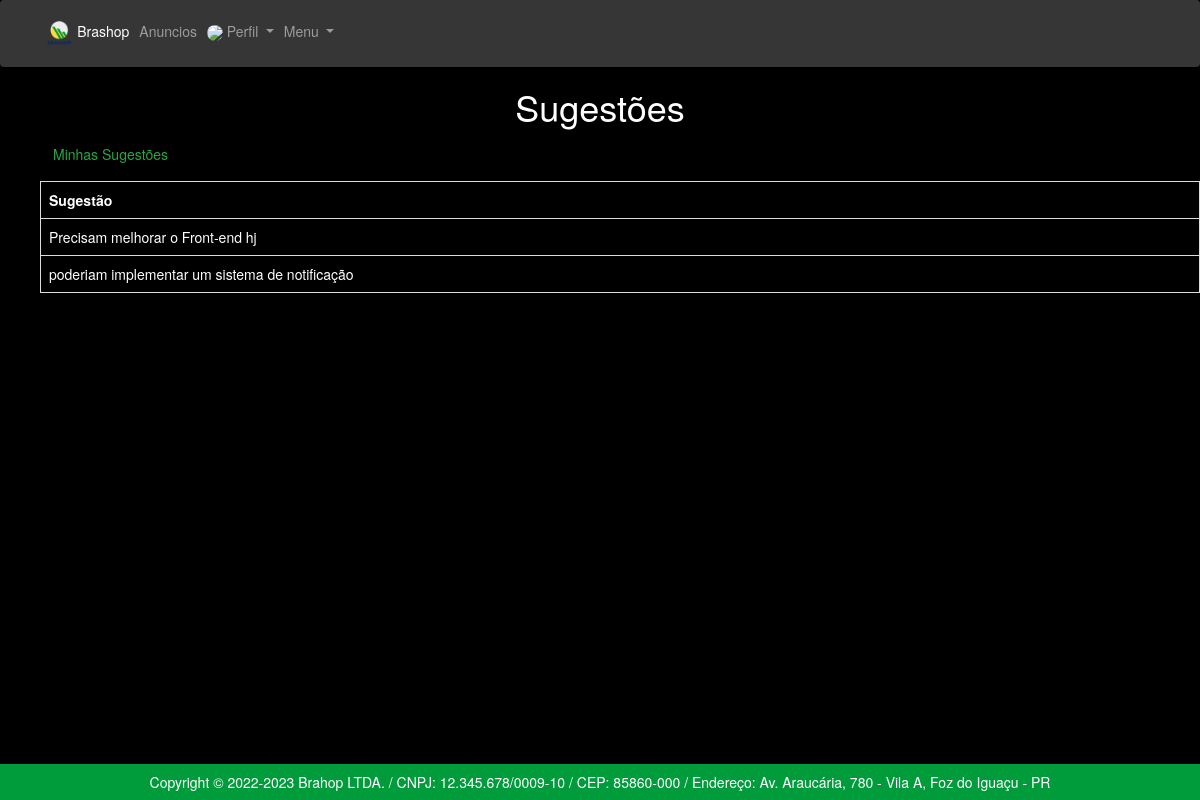
The app's page /app/controllers/SugestaoController.php?action=findAll (signed in) with its own data.
### tables this page shows
CREATE TABLE `sugestoes` (
  `id` int(11) NOT NULL,
  `texto` text NOT NULL,
  `usuarios_id` int(11) NOT NULL
);

### app/repository/SugestaoRepository.php (called while the page is built, shortened)
<?php
    require_once __DIR__ . "/../connection/Connection.php";
    class SugestaoRepository {
        public PDO $conn;
        function __construct()
        {
            $this->conn = Connection::getConnection();
        }
        public function findAll(): array {
            $table = $this->conn->query("SELECT * FROM sugestoes");
            $sugestoes  = $table->fetchAll(PDO::FETCH_ASSOC);
            return $sugestoes;
        }
    }

### app/connection/Connection.php (called while the page is built)
<?php
class Connection {
    private static $host = "localhost";
    private static $dbname = "marketplace";
    private static $user = "root";
    private static $password = "";
    private static ?PDO $conn = null;
    public static function getConnection(): PDO {
        if(self::$conn == null) {
            try {
                self::$conn = new PDO("mysql:host=" . self::$host . ";dbname=" . self::$dbname,
                self::$user,
                self::$password);
                self::$conn->setAttribute(PDO::ATTR_ERRMODE, PDO::ERRMODE_EXCEPTION);
            } catch(Exception $e) {
                print("Erro ao conectar com o banco de dados");
            }
        }
        return self::$conn;
    }
}

### app/views/sugestoes/list.php (the view, shortened to what this page needs)
<!DOCTYPE html>
<html lang="pt-br">
  <head>
    <link rel="stylesheet" type="text/css" href="../views/helpers/css/bootstrap.min.css">
</head>
<body>
<?php
if(isset($_SESSION["usuario"])){
  if($_SESSION["usuario"]['is_adm'] == 1){
    include_once __DIR__ . "/../helpers/menuAdm.php";
   }else{
   include_once __DIR__ . "/../helpers/menuLogin.php";
 }
}
?>
    <h1 style="color:white; text-align:center;" > Sugestões </h1>
    <ul>
      <td><table class = 'table table-hover-table-striped table-bordered'></td>
          <tr>
          <th style="color:white" >Sugestão</th>
          </tr>
        <?php foreach($data['sugestoes'] as $user): ?>
          <tr>
          <td style="color:white"><?= $user['texto'] ?></td>
        <?php endforeach; ?>
    </ul>
    <p>
     <a class="btn btn-outline-success my-2 my-sm-0"  href="./SugestaoController.php?action=findSugestaoByUser">Minhas Sugestões</a>
</body>
</html>

### app/views/helpers/style-home.css (style rules this page uses)
body { background-color: black !important; }

### records on screen
sugestoes: texto "Precisam melhorar o Front-end hj"
sugestoes: texto "poderiam implementar um sistema de notificação"
